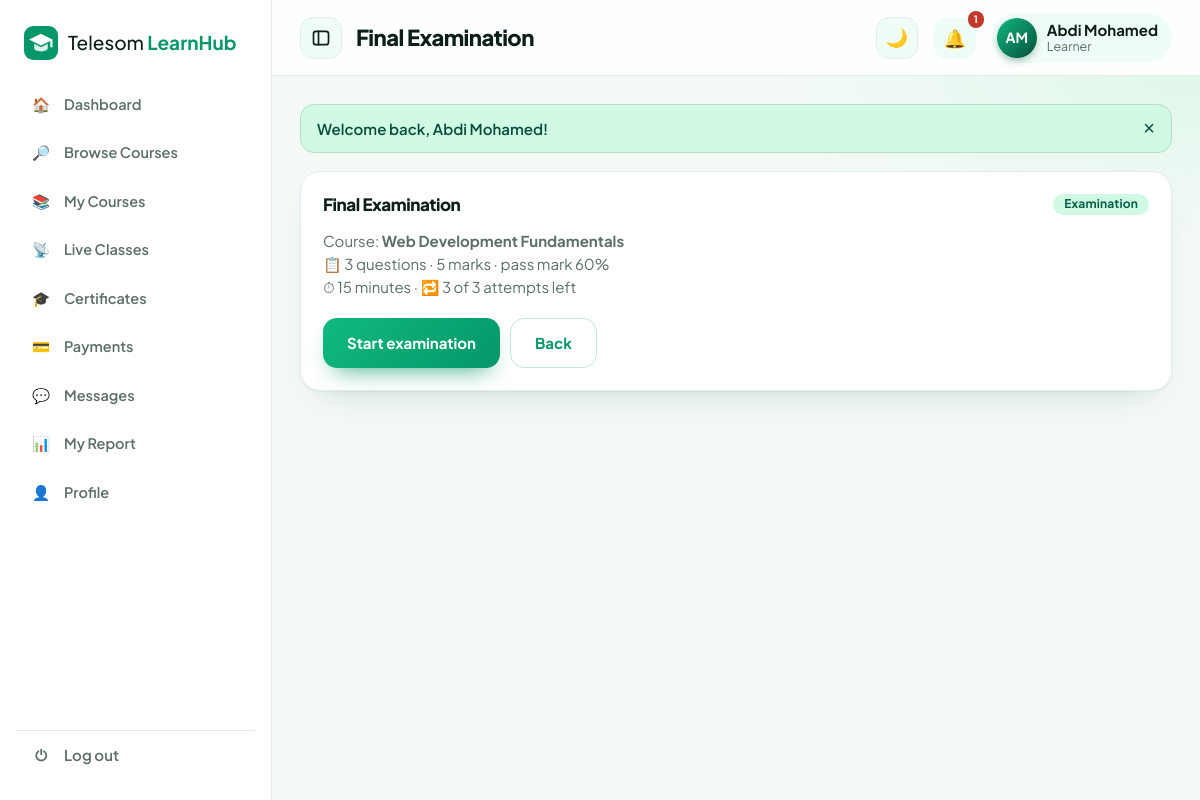
The app's page /quiz.php?id=2 (signed in) with its own data.
### tables this page shows
CREATE TABLE users (
  id INT AUTO_INCREMENT PRIMARY KEY,
  name VARCHAR(120) NOT NULL, email VARCHAR(150) NOT NULL UNIQUE, password VARCHAR(255) NOT NULL,
  role ENUM('admin','instructor','learner','organization') NOT NULL DEFAULT 'learner',
  org_id INT NULL, phone VARCHAR(30), country VARCHAR(60), bio TEXT, education VARCHAR(255), skills VARCHAR(255), signatory VARCHAR(120) NULL, signatory_title VARCHAR(120) NULL,
  org_status ENUM('pending','approved','rejected') NOT NULL DEFAULT 'approved',
  status ENUM('active','suspended') NOT NULL DEFAULT 'active', created_at TIMESTAMP DEFAULT CURRENT_TIMESTAMP
);

CREATE TABLE quizzes (
  id INT AUTO_INCREMENT PRIMARY KEY, course_id INT NOT NULL, title VARCHAR(160) NOT NULL, type ENUM('quiz','exam') DEFAULT 'quiz',
  pass_marks INT DEFAULT 50, time_limit INT DEFAULT 0, max_attempts INT DEFAULT 0, FOREIGN KEY (course_id) REFERENCES courses(id) ON DELETE CASCADE
);

CREATE TABLE courses (
  id INT AUTO_INCREMENT PRIMARY KEY, title VARCHAR(160) NOT NULL, description TEXT, category_id INT,
  instructor_id INT NOT NULL, org_id INT NULL, level ENUM('Beginner','Intermediate','Advanced') DEFAULT 'Beginner',
  duration VARCHAR(40), objectives TEXT, prerequisites TEXT,
  enroll_type ENUM('free','paid','approval','private') DEFAULT 'free', price DECIMAL(8,2) DEFAULT 0,
  status ENUM('pending','approved','rejected') DEFAULT 'pending', created_at TIMESTAMP DEFAULT CURRENT_TIMESTAMP,
  FOREIGN KEY (category_id) REFERENCES categories(id) ON DELETE SET NULL,
  FOREIGN KEY (instructor_id) REFERENCES users(id) ON DELETE CASCADE
);

### quiz.php (the view, shortened to what this page needs)
<?php
require 'includes/config.php';
$u = require_login(); $id = (int)($_GET['id'] ?? 0);
$z = one("SELECT z.*, c.title ct, c.instructor_id, c.org_id FROM quizzes z JOIN courses c ON c.id=z.course_id WHERE z.id=?", [$id]);
$en = one("SELECT id FROM enrollments WHERE user_id=? AND course_id=? AND status='active'", [$u['id'], $z['course_id']]);
$qs = all("SELECT * FROM questions WHERE quiz_id=? ORDER BY id", [$id]);
$total = array_sum(array_column($qs, 'marks'));
$used = (int)one("SELECT COUNT(*) c FROM attempts WHERE quiz_id=? AND user_id=?", [$id, $u['id']])['c'];
$left = $z['max_attempts'] ? $z['max_attempts'] - $used : 99;
$result = null;
$taking = !$result && $left > 0 && $qs && ($_GET['start'] ?? '') && $en;
$title = $z['title']; include 'includes/header.php';
?>
<?php if ($result): ?>
<div class="card" style="text-align:center"><div style="font-size:56px"><?= $result['pass'] ? '🎉' : '📘' ?></div>
  <h2><?= $result['pass'] ? 'You passed!' : 'Not passed yet' ?></h2><p style="font-size:18px"><b><?= $result['score'] ?>/<?= $total ?></b> (<?= $result['pct'] ?>%) — pass mark <?= $z['pass_marks'] ?>%</p>
  <?php if ($result['late']): ?><p class="flash error">Time limit exceeded — answers were not scored.</p><?php endif; ?>
  <div class="form-actions" style="justify-content:center"><a class="btn" href="learn.php?course=<?= $z['course_id'] ?>">Back to course</a><?php if (!$result['pass'] && $left > 0): ?><a class="btn btn-outline" href="quiz.php?id=<?= $id ?>&start=1">Try again</a><?php endif; ?></div></div>
<div class="card"><h3>Review</h3><?php foreach ($qs as $q): [$a, $ok] = $result['rev'][$q['id']]; ?>
  <div class="q <?= $ok ? 'ok' : 'no' ?>"><p class="t"><?= $ok ? '✅' : '❌' ?> <?= e($q['question']) ?></p>
  <p>Your answer: <b><?= e($q['type'] === 'mcq' && $a ? strtoupper($a).'. '.$q['opt_'.$a] : ($a ?: '—')) ?></b></p>
  <?php if (!$ok): ?><p>Correct answer: <b><?= e($q['type'] === 'mcq' ? strtoupper($q['answer']).'. '.$q['opt_'.$q['answer']] : explode('|', $q['answer'])[0]) ?></b></p><?php endif; ?></div><?php endforeach; ?></div>
<?php else: ?>
<div class="card"><h3><?= e($z['title']) ?> <span class="badge"><?= $z['type'] === 'exam' ? 'Examination' : 'Quiz' ?></span></h3>
  <p>Course: <b><?= e($z['ct']) ?></b></p>
  <p>📋 <?= count($qs) ?> questions · <?= $total ?> marks · pass mark <?= $z['pass_marks'] ?>%</p>
  <p>⏱ <?= $z['time_limit'] ? $z['time_limit'].' minutes' : 'No time limit' ?> · 🔁 <?= $z['max_attempts'] ? $left.' of '.$z['max_attempts'].' attempts left' : 'Unlimited attempts' ?></p>
  <div class="form-actions"><?php if ($left > 0 && $qs && $en): ?><a class="btn" href="quiz.php?id=<?= $id ?>&start=1">Start <?= $z['type'] === 'exam' ? 'examination' : 'quiz' ?></a><?php elseif (!$qs): ?><span class="muted">No questions yet.</span><?php else: ?><span class="badge bad">No attempts left</span><?php endif; ?><a class="btn btn-outline" href="learn.php?course=<?= $z['course_id'] ?>">Back</a></div></div>
<?php endif; include 'includes/footer.php'; ?>

### includes/header.php (shortened to what this page needs)
<?php
require_once __DIR__.'/config.php';
$u = me(); $layout = $layout ?? 'app'; $title = $title ?? 'Telesom LearnHub';
$curpage = basename($_SERVER['SCRIPT_NAME']);
function menu($role){
    $m = [
     'learner' => [['dashboard.php','Dashboard','🏠'],['courses.php','Browse Courses','🔎'],['mycourses.php','My Courses','📚'],['live.php','Live Classes','📡'],['certificates.php','Certificates','🎓'],['payments.php','Payments','💳'],['messages.php','Messages','💬'],['reports.php','My Report','📊'],['profile.php','Profile','👤']],
     'instructor' => [['dashboard.php','Dashboard','🏠'],['instructor.php','My Courses','📚'],['live.php','Live Classes','📡'],['grading.php','Grading','📝'],['messages.php','Messages','💬'],['reports.php','Reports','📊'],['courses.php','Browse Courses','🔎'],['profile.php','Profile','👤']],
     'organization' => [['dashboard.php','Dashboard','🏠'],['subscription.php','Subscription','💎'],['organization.php','Members & Assign','🏢'],['instructor.php','Private Courses','📚'],['live.php','Live Classes','📡'],['reports.php','Training Reports','📊'],['messages.php','Messages','💬'],['courses.php','Browse Courses','🔎'],['profile.php','Profile','👤']],
     'admin' => [['dashboard.php','Dashboard','🏠'],['admin.php?tab=users','Users','👥'],['admin.php?tab=orgs','Organizations','🏢'],['admin.php?tab=subs','Subscriptions','🧾'],['admin.php?tab=plans','Plans & Pricing','🏷️'],['admin.php?tab=courses','Courses','📚'],['live.php','Live Classes','📡'],['admin.php?tab=categories','Categories','🗂️'],['admin.php?tab=announcements','Announcements','📣'],['payments.php','Payments','💳'],['admin.php?tab=reviews','Reported Reviews','🚩'],['reports.php','Reports','📊'],['messages.php','Messages','💬'],['profile.php','Profile','👤']],
    ];
    return $m[$role] ?? [];
}
function is_active($href, $cur){
    $p = parse_url($href); if ($p['path'] !== $cur) return false;
    return isset($p['query']) ? (strpos($_SERVER['QUERY_STRING'] ?? '', $p['query']) !== false) : true;
}
$unread = $u ? (int)one("SELECT COUNT(*) c FROM notifications WHERE user_id=? AND is_read=0", [$u['id']])['c'] : 0;
?><!DOCTYPE html>
<html lang="en"><head>
<link rel="stylesheet" href="assets/css/style.css"><link rel="stylesheet" href="assets/css/theme.css"></head>
<body class="<?= $layout === 'auth' ? 'authpage' : e($layout) ?>">
<?php if ($layout === 'auth'): ?>
<button class="tg theme-btn theme-fab" type="button" title="Night / day mode" aria-label="Toggle night and day mode"><span class="ti">🌙</span></button>
<?php else: ?>
<div class="shell">
<aside class="side" id="side">
  <a class="brand" href="index.php"><?= logo('#fff') ?><span>Telesom <b>LearnHub</b></span></a>
  <nav><?php foreach (menu($u['role']) as $m): ?>
    <a class="<?= is_active($m[0], $curpage) ? 'on' : '' ?>" href="<?= $m[0] ?>" title="<?= e($m[1]) ?>"><i><?= $m[2] ?></i><span class="lb"><?= $m[1] ?></span></a>
  <?php endforeach; ?></nav>
  <a class="logout" href="logout.php" title="Log out"><i>⏻</i><span class="lb">Log out</span></a>
</aside>
<div class="main">
<header class="top">
  <button class="tg side-tg" id="sideToggle" type="button" title="Collapse / expand menu" aria-label="Collapse or expand the sidebar"><svg width="20" height="20" viewBox="0 0 24 24" fill="none" stroke="currentColor" stroke-width="2" stroke-linecap="round" stroke-linejoin="round"><rect x="3" y="4" width="18" height="16" rx="3"/><path d="M9 4v16"/></svg></button>
  <h1><?= e($title) ?></h1>
  <div class="top-r">
    <button class="tg theme-btn" type="button" title="Night / day mode" aria-label="Toggle night and day mode"><span class="ti">🌙</span></button>
    <a class="bell" href="notifications.php" title="Notifications">🔔<?php if ($unread): ?><span><?= $unread ?></span><?php endif; ?></a>
    <a class="me" href="profile.php"><span class="av"><?= e(initials($u['name'])) ?></span><span class="mn"><b><?= e($u['name']) ?></b><small><?= e(ucfirst($u['role'])) ?></small></span></a>
  </div>
</header>
<main class="content">
<?php endif; ?>
<?php if (!empty($_SESSION['flash']) && $layout !== 'auth'): ?><div class="<?= $layout === 'public' ? 'wrap' : '' ?>"><?php foreach ($_SESSION['flash'] as $f): ?><div class="flash <?= $f[1] ?>"><?= e($f[0]) ?><button onclick="this.parentNode.remove()">×</button></div><?php endforeach; unset($_SESSION['flash']); ?></div><?php endif; ?>

### assets/css/theme.css (style rules this page uses)
:root { --g:#059669;--g2:#10b981;--gd:#064e3b;--gl:#d1fae5;--g-soft:#f0fdf7;--ink:#0b1f17;--mut:#5b6f66;--line:#e3eee8;--bg:#f4f9f6;--r:20px;--sh:0 14px 34px -16px rgba(5,80,56,.28);--sh2:0 32px 64px -24px rgba(5,80,56,.4) }
body { font-family:"Plus Jakarta Sans","Inter","Segoe UI",system-ui,sans-serif;background:var(--bg);color:var(--ink) }
h1,h2,h3,h4 { letter-spacing:-.025em;font-weight:800 }
.btn { background:linear-gradient(135deg,var(--g2),var(--g));border:0;padding:12px 24px;border-radius:14px;box-shadow:0 12px 24px -12px rgba(5,150,105,.85);font-weight:700 }
.btn-outline { background:#fff;color:var(--g)!important;border:1.5px solid #bfe9d6;box-shadow:none }
.side { background:#fff;color:var(--ink);border-right:1px solid var(--line);box-shadow:none;width:272px }
.side .brand { color:var(--ink) }
.side .brand b { color:var(--g) }
.side nav a { color:var(--mut);font-weight:600 }
.logout { color:var(--mut);border-top:1px solid var(--line);font-weight:600 }
.main { margin-left:272px }
.top { height:76px;background:rgba(255,255,255,.82);border-bottom:1px solid var(--line) }
.top h1 { font-size:22px }
.content { min-height:calc(100vh - 76px);background:radial-gradient(700px 260px at 100% 0,#e0f7ea,transparent 65%) }
.bell { background:var(--g-soft);width:42px;height:42px;border-radius:13px;display:grid;place-items:center;font-size:18px }
.me { background:var(--g-soft);padding:5px 14px 5px 5px;border-radius:99px }
.av { background:linear-gradient(135deg,var(--g2),var(--gd)) }
.card,.kpi,.cc,.feat,.aud-i,.faq,.player,.auth-card { border:1px solid var(--line);border-radius:var(--r) }
.card { box-shadow:0 1px 2px rgba(5,80,56,.04),0 16px 34px -22px rgba(5,80,56,.28) }
.card h3 { font-size:17px }
.badge { background:#d1fae5;color:#065f46 }
.flash { border-radius:14px }
.tg { width:42px;height:42px;border-radius:13px;border:1px solid var(--line);background:var(--g-soft);color:var(--ink);cursor:pointer;display:grid;place-items:center;font-size:18px;flex:none;transition:.2s var(--ease) }
.side,.main { transition:width .28s var(--ease),margin-left .28s var(--ease) }
.logout { display:flex;align-items:center;gap:12px }
.logout i { font-style:normal;width:22px;text-align:center }

### records on screen
users: name "AM", name "Abdi Mohamed", role "Learner"
quizzes: title "Final Examination", course.title "Web Development Fundamentals", pass_marks "60", time_limit "15", max_attempts "3"

### other values on screen
$m[2] "🏠"
$m[1] "Dashboard"
$m[2] "🔎"
$m[1] "Browse Courses"
$m[2] "📚"
$m[1] "My Courses"
$m[2] "📡"
$m[1] "Live Classes"
$m[2] "🎓"
$m[1] "Certificates"
$m[2] "💳"
$m[1] "Payments"
$m[2] "💬"
$m[1] "Messages"
$m[2] "📊"
